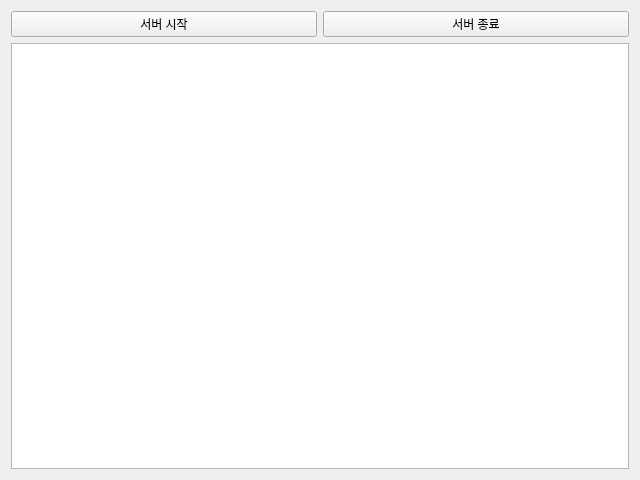
<?xml version="1.0" encoding="UTF-8"?>
<ui version="4.0">
 <class>ServerInfoForm</class>
 <widget class="QWidget" name="ServerInfoForm">
  <property name="geometry">
   <rect>
    <x>0</x>
    <y>0</y>
    <width>640</width>
    <height>480</height>
   </rect>
  </property>
  <property name="windowTitle">
   <string>Form</string>
  </property>
  <layout class="QVBoxLayout" name="verticalLayout_2">
   <item>
    <layout class="QVBoxLayout" name="verticalLayout">
     <item>
      <layout class="QHBoxLayout" name="horizontalLayout">
       <item>
        <widget class="QPushButton" name="startServer">
         <property name="text">
          <string>서버 시작</string>
         </property>
        </widget>
       </item>
       <item>
        <widget class="QPushButton" name="stopServe">
         <property name="text">
          <string>서버 종료</string>
         </property>
        </widget>
       </item>
      </layout>
     </item>
     <item>
      <widget class="QPlainTextEdit" name="serverLog"/>
     </item>
    </layout>
   </item>
  </layout>
 </widget>
 <resources/>
 <connections/>
</ui>
